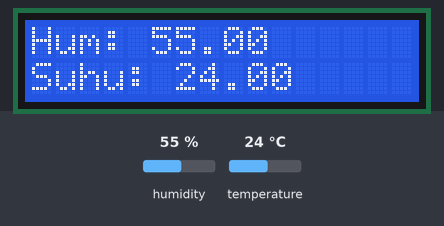
Simulated run of this sketch. Board: Arduino Uno, built with avr-gcc and run on an emulated ATmega328P. Shown: 16×2 character LCD. The inputs (shaded band) are chosen by the test bench; at power-on: humidity 55 %, temperature 24 °C. What the sketch prints to the serial monitor is not drawn.

Above: at 2.6 s.
2.7 s: humidity set to 22 %
At 4.6 s:
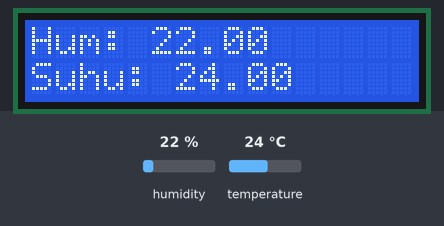
5.7 s: temperature set to 12 °C
At 7.1 s:
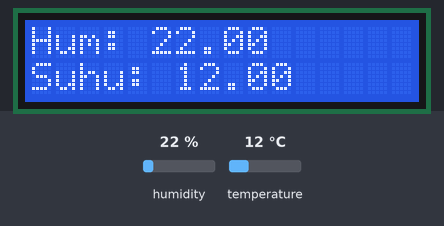
8.7 s: humidity set to 40 %
At 11.0 s:
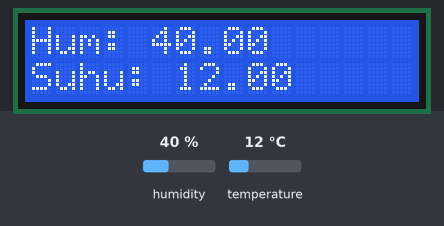
11.7 s: temperature set to 19 °C
At 13.6 s:
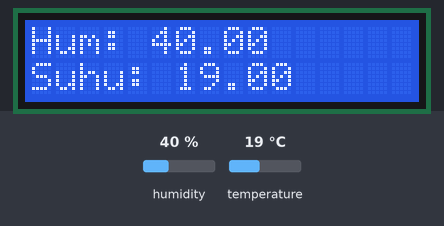
Timing chart, 0 to 15.1 s (numbered marks = the images above; inputs shaded):
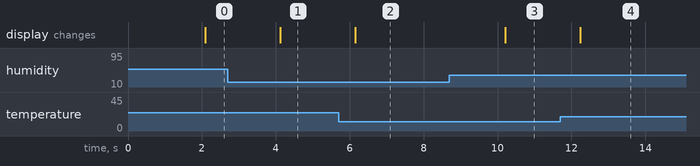

The sketch:

LEDXDHT.ino
```cpp
#include <DHT.h>

#define DHTPIN 13
#define DHTTYPE DHT22
DHT dht(DHTPIN, DHTTYPE);
#include <Wire.h>
#include <LiquidCrystal_I2C.h>

LiquidCrystal_I2C lcd(0x27, 16, 2);

void setup() {
  Serial.begin(9600);
  dht.begin();
  lcd.init();
  lcd.backlight();
  lcd.setCursor(0, 0);
  // put your setup code here, to run once:
}

void loop() {
  delay(2000);

  float h = dht.readHumidity(); //Mambaca nilai kelembapan
  float t = dht.readTemperature(); //Suhu

  if (isnan(h) || isnan(t)) {
    Serial.println(F("Failed to read from DHT sensor!"));
    return;
  }

  Serial.print("Humidity: ");
  Serial.print(h);
  Serial.print("% Temperature: ");
  Serial.print(t);
  Serial.print("C ");

  lcd.print("Hum: ");
  lcd.print(h);
  lcd.setCursor(0, 1);
  lcd.print("Suhu: ");
  lcd.print(t);
  lcd.setCursor(0, 0);

}
```

Measured:
- after the input at 2.7 s, the display: changes after 1.4 s (image 1)
- after the input at 5.7 s, the display: changes after 0.45 s (image 2)
- after the input at 8.7 s, the display: changes after 1.5 s (image 3)
- after the input at 11.7 s, the display: changes after 0.53 s (image 4)
